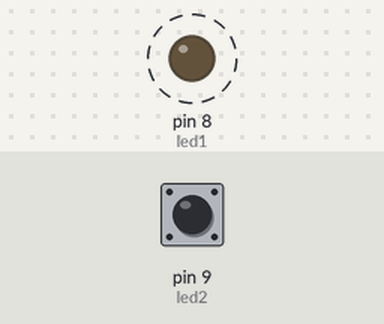
The sketch below on a simulated Arduino Uno, built with avr-gcc and run on an emulated ATmega328P. Shown: output pins drawn as LEDs (lit = HIGH). Dashed ring = blinking. The test bench sets the inputs (shaded band); at power-on: pin 9 (led2) HIGH. What the sketch prints to the serial monitor is not drawn.

Above: at 0.5 s.
Timing chart, 0 to 4.6 s (numbered marks = the images above):
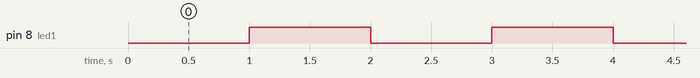

The sketch:

bonus_ib3_multitasking.ino
```cpp
const int led1 = 8;
const int led2 = 9;

unsigned long int previousled = 0;
unsigned long int previousled500 = 0;
unsigned long int previousled2000 = 0;

const unsigned long led_interval = 1000;
const unsigned long interval_500 = 500;
const unsigned long interval_2000 = 2000;

void setup(){

  pinMode(led1, OUTPUT);

  Serial.begin(9600);

}

void loop(){
  unsigned long currenttime = millis();

  //led
  if(currenttime - previousled >= led_interval){

    previousled = currenttime;

    digitalWrite(led1, !digitalRead(led1));
    digitalWrite(led2, !digitalRead(led2));


  }

  //led_500
  if(currenttime - previousled500 >= interval_500){
    previousled500 = currenttime;

    Serial.println("Task 2 is running");

  }

  if(currenttime - previousled2000 >= interval_2000){

    previousled2000 = currenttime;

    Serial.println("Task 3 is running");

  }
}
```

Measured:
- by itself, pin 8 (led1): alternates HIGH for 1.0 s and LOW for 1.0 s
